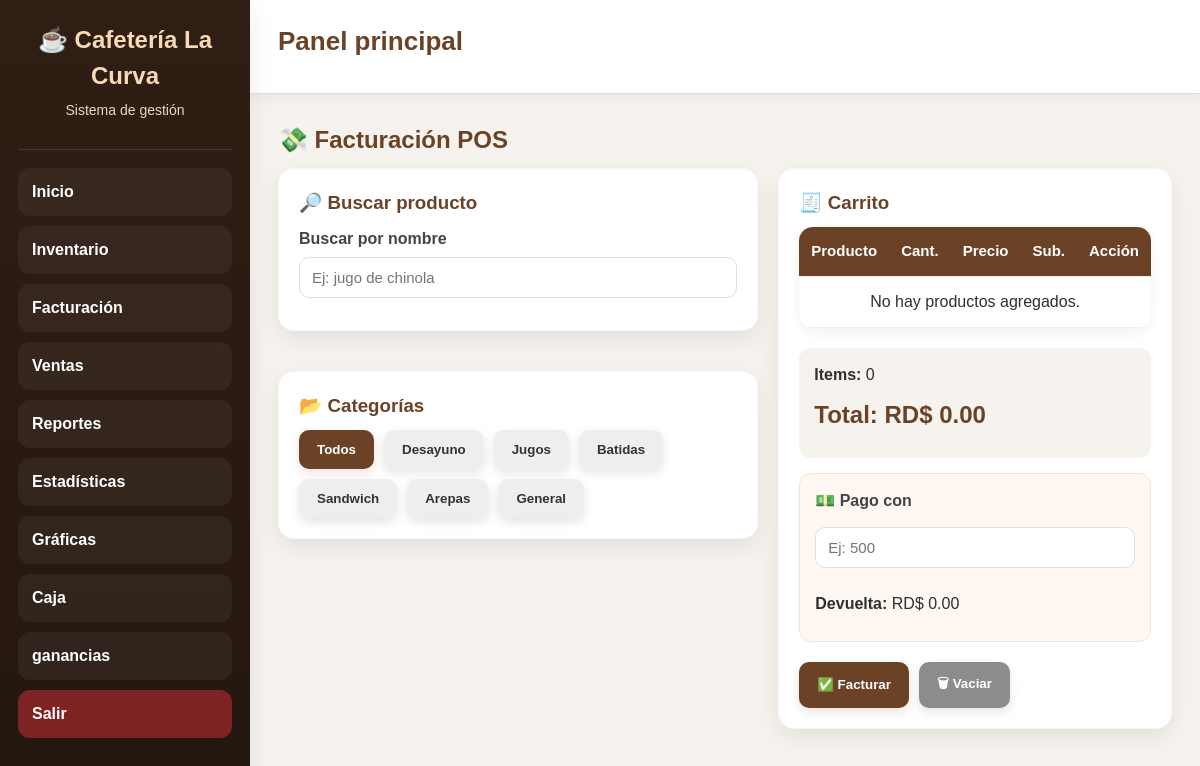
/facturacion (signed in), run on an earlier commit of the app's database.
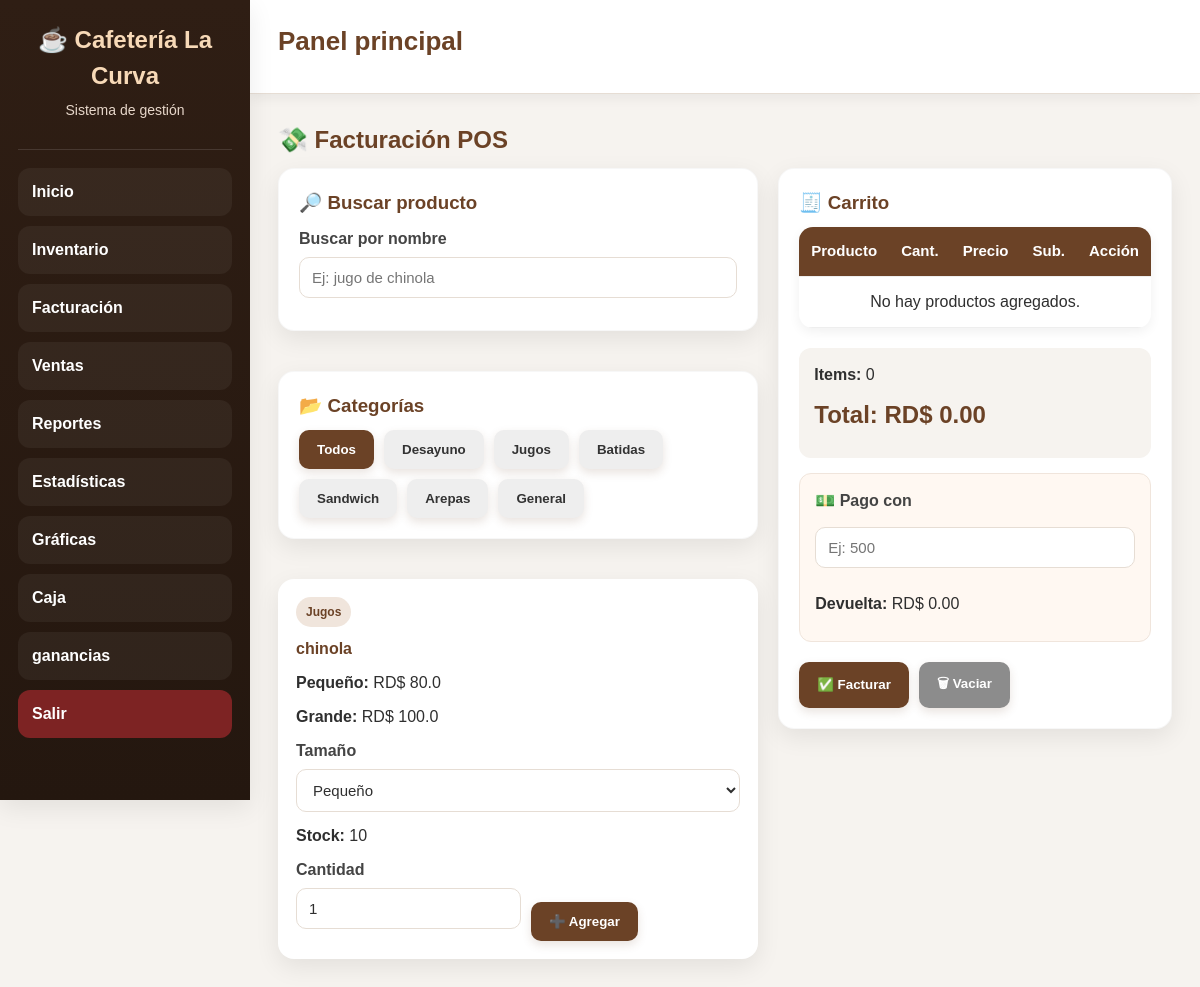
And on a later commit of the database.
### tables this page shows
CREATE TABLE productos(
            id INTEGER PRIMARY KEY AUTOINCREMENT,
            nombre TEXT UNIQUE,
            precio REAL DEFAULT 0,
            stock INTEGER DEFAULT 0,
            tipo TEXT DEFAULT 'General',
            precio_pequeno REAL DEFAULT 0,
            precio_grande REAL DEFAULT 0,
            inversion_total REAL DEFAULT 0,
            costo_unitario REAL DEFAULT 0
        );

### app.py (the view)
@app.route("/facturacion")
def facturacion():
    if "usuario" not in session:
        return redirect("/")
    conn = None
    try:
        conn = conectar_seguro()
        c = conn.cursor()
        c.execute("SELECT * FROM productos ORDER BY tipo, nombre")
        productos = c.fetchall()
        return render_template("facturacion.html", productos=productos)
    except Exception as e:
        return f"Error en facturación: {e}"
    finally:
        if conn:
            conn.close()

### app.py (called while the page is built)
def conectar_seguro():
    conn = conectar()
    try:
        conn.execute("PRAGMA foreign_keys = ON")
    except Exception:
        pass
    return conn

@app.before_request
def proteger_rutas():
    if request.path.startswith("/static/"):
        return None
    rutas_libres = ["/"]
    if request.path not in rutas_libres and "usuario" not in session:
        return redirect("/")

### database.py (called while the page is built)
def conectar():
    database_url = os.getenv("DATABASE_URL")
    if database_url and psycopg2:
        conn = psycopg2.connect(database_url)
        conn.autocommit = False
        return ConnectionCompat(conn)
    conn = sqlite3.connect("cafeteria.db", timeout=30)
    return conn

### templates/facturacion.html (shortened to what the changed rows need)
{% extends "base.html" %}
{% block content %}
<h2>💸 Facturación POS</h2>
<div class="pos-layout">
    <div class="pos-left">
        <div class="productos-grid" id="productosGrid">
            {% for p in productos %}
            <div
                class="producto-card"
                id="producto-{{ p[0] }}"
                data-id="{{ p[0] }}"
                data-nombre="{{ p[1] }}"
                data-precio="{{ p[2] }}"
                data-stock="{{ p[3] }}"
                data-tipo="{{ p[4] if p|length > 4 else 'General' }}"
                data-precio-pequeno="{{ p[5] if p|length > 5 else 0 }}"
                data-precio-grande="{{ p[6] if p|length > 6 else 0 }}"
            >
                <div class="producto-tipo">
                    {{ p[4] if p|length > 4 else 'General' }}
                </div>
                <h4>{{ p[1] }}</h4>
                {% if p[4] == "Jugos" %}
                    <p><strong>Pequeño:</strong> RD$ {{ p[5] }}</p>
                    <p><strong>Grande:</strong> RD$ {{ p[6] }}</p>
                    <label for="tamano-{{ p[0] }}">Tamaño</label>
                    <select
                        id="tamano-{{ p[0] }}"
                        name="tamano-{{ p[0] }}"
                        title="Selecciona el tamaño del jugo {{ p[1] }}"
                    >
                        <option value="pequeno">Pequeño</option>
                    </select>
                {% else %}
                    <p><strong>Precio:</strong> RD$ {{ p[2] }}</p>
                {% endif %}
                <p><strong>Stock:</strong> {{ p[3] }}</p>
                <div class="producto-actions">
                    <div class="cantidad-box">
                        <label for="cant-{{ p[0] }}">Cantidad</label>
                        <input
                            type="number"
                            min="1"
                            value="1"
                            class="cantidad-input"
                            id="cant-{{ p[0] }}"
                            name="cant-{{ p[0] }}"
                            placeholder="Cantidad"
                            title="Cantidad del producto {{ p[1] }}"
                        >
                    </div>
                    <button
                        type="button"
                        class="btn-agregar-producto"
                        data-id="{{ p[0] }}"
                    >
                        ➕ Agregar
                    </button>
                </div>
            </div>
            {% endfor %}
        </div>
    </div>
    <div class="pos-right">
        <div class="card sticky-card">
            <table>
                <thead>
                    <tr>
                        <th>Producto</th>
                        <th>Cant.</th>
                        <th>Precio</th>
                        <th>Sub.</th>
                        <th>Acción</th>
                    </tr>
                </thead>
            </table>
            <div class="total-box">
                <h2>Total: RD$ <span id="totalGeneral">0.00</span></h2>
            </div>
        </div>
    </div>
</div>
{% endblock %}

What changed in the data, as far as the page shows it:
added productos: tipo "Jugos", nombre "chinola", precio_pequeno "80.0", precio_grande "100.0", id+nombre "Pequeño", stock "10"
